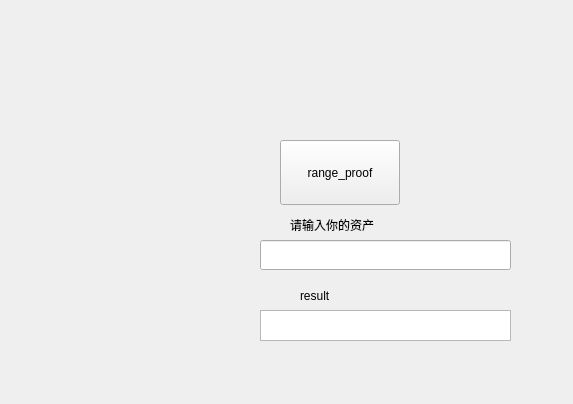
<?xml version="1.0" encoding="UTF-8"?>
<ui version="4.0">
 <class>range_proof</class>
 <widget class="QWidget" name="range_proof">
  <property name="geometry">
   <rect>
    <x>0</x>
    <y>0</y>
    <width>573</width>
    <height>404</height>
   </rect>
  </property>
  <property name="windowTitle">
   <string>Form</string>
  </property>
  <widget class="QTextBrowser" name="text_browser_output">
   <property name="geometry">
    <rect>
     <x>260</x>
     <y>310</y>
     <width>251</width>
     <height>31</height>
    </rect>
   </property>
   <property name="sizePolicy">
    <sizepolicy hsizetype="Expanding" vsizetype="Ignored">
     <horstretch>0</horstretch>
     <verstretch>0</verstretch>
    </sizepolicy>
   </property>
  </widget>
  <widget class="QPushButton" name="push_button">
   <property name="geometry">
    <rect>
     <x>280</x>
     <y>140</y>
     <width>120</width>
     <height>65</height>
    </rect>
   </property>
   <property name="text">
    <string>range_proof</string>
   </property>
  </widget>
  <widget class="QLabel" name="label_2">
   <property name="geometry">
    <rect>
     <x>300</x>
     <y>280</y>
     <width>101</width>
     <height>31</height>
    </rect>
   </property>
   <property name="text">
    <string>result</string>
   </property>
  </widget>
  <widget class="QLabel" name="label">
   <property name="geometry">
    <rect>
     <x>290</x>
     <y>210</y>
     <width>181</width>
     <height>30</height>
    </rect>
   </property>
   <property name="text">
    <string>请输入你的资产</string>
   </property>
  </widget>
  <widget class="QLineEdit" name="line_edit">
   <property name="geometry">
    <rect>
     <x>260</x>
     <y>240</y>
     <width>251</width>
     <height>30</height>
    </rect>
   </property>
  </widget>
 </widget>
 <resources/>
 <connections/>
</ui>
